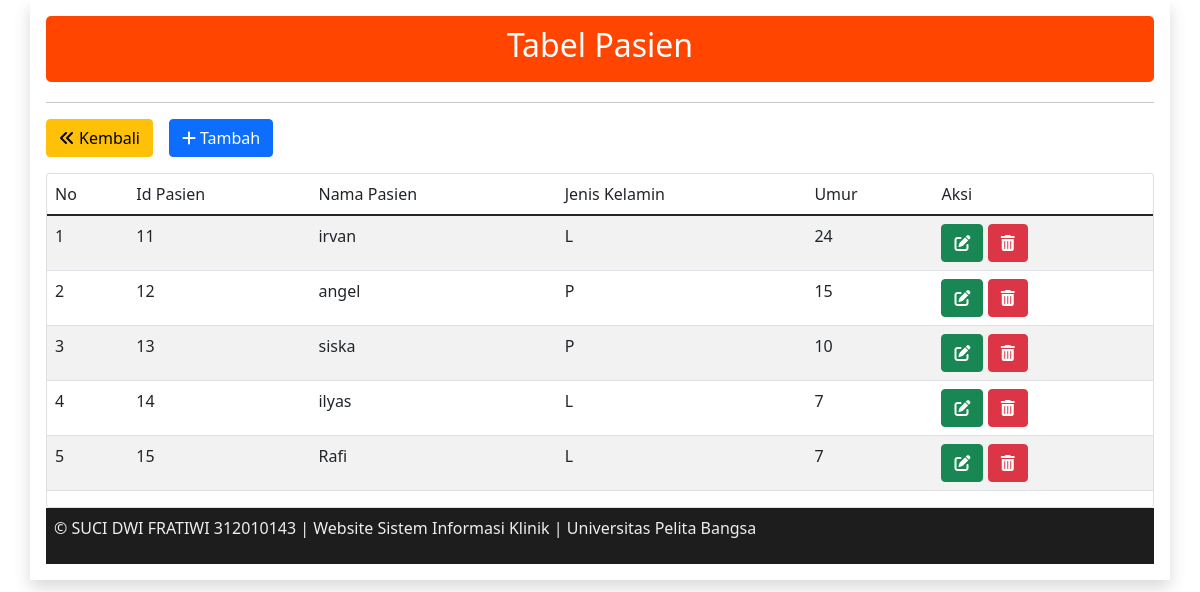
The page /pasien/pasien.php (signed in) on the database its author committed.
### tables this page shows
CREATE TABLE `pasien` (
  `id_pasien` int(5) NOT NULL,
  `nama_pasien` varchar(40) DEFAULT NULL,
  `jenis_kelamin` enum('L','P') DEFAULT NULL,
  `umur` int(2) DEFAULT NULL
);

### pasien/pasien.php (the view, shortened to what this page needs)
<!DOCTYPE html>
<html lang="en">
<head>
	<link rel="stylesheet" href="../css/bootstrap.min.css" />
	<link rel="stylesheet" href="../fontawesome/fontawesome/css/all.css" />
</head>
<body>
	<div class="container shadow p-3">
		<header class="hero">
		<h2 class="text-white" align="center">Tabel Pasien</h2>
		</header>
		<hr>
		<div class="btn-toolbar mb-2 mb-md-10">
			<a class="btn btn-warning me-3" href="../data.php" role="button"><i class="fa-solid fa-angles-left me-1"></i>Kembali</a>
			<a class="btn btn-primary me-3" href="pasien_tambah.php" role="button"><i class="fa-solid fa-plus me-1"></i>Tambah</a>
		</div>
		<div class="card mt-3">
		<div class="table-responsive">
		<table class="table table-striped table-hover">
			<thead>
				<tr>
					<td>No</td>
					<td>Id Pasien</td>
					<td>Nama Pasien</td>
					<td>Jenis Kelamin</td>
					<td>Umur</td>
					<td>Aksi</td>
				</tr>
			</thead>
			<?php
			include "../koneksi.php";
			$no = 1;
			$query = mysqli_query($conn, 'SELECT * FROM pasien');
			while ($data = mysqli_fetch_array($query)) {
			?>
				<tr>
					<td><?php echo $no++ ?></td>
					<td><?php echo $data['id_pasien'] ?></td>
					<td><?php echo $data['nama_pasien'] ?></td>
					<td><?php echo $data['jenis_kelamin'] ?></td>
					<td><?php echo $data['umur'] ?></td>
					<td>
						<a class="btn btn-success" href="pasien_ubah.php?id=<?= $data['id_pasien'];?>" role="button"><i class="fa-solid fa-pen-to-square"></i></a>
						<a class="btn btn-danger" onclick="return confirm('Apakah anda yakin akan menghapus data..?');" href="pasien_hapus.php?id=<?= $data['id_pasien'];?>" role="button"><i class="fa-solid fa-trash-can"></i></a>
					</td>
				</tr>
			<?php } ?>
		</table>
		</div>
		</div>
		<?php require "../footer.php";?>
	</div>
</body>
</html>

### pasien/pasien.php (style rules this page uses)
.hero { background-color: #FF4500; border-radius: 5px; padding: 10px 23px; margin-bottom: 20px; }

### rows shown on the page
pasien: id_pasien "11", nama_pasien "irvan", jenis_kelamin "L", umur "24"
pasien: id_pasien "12", nama_pasien "angel", jenis_kelamin "P", umur "15"
pasien: id_pasien "13", nama_pasien "siska", jenis_kelamin "P", umur "10"
pasien: id_pasien "14", nama_pasien "ilyas", jenis_kelamin "L", umur "7"
pasien: id_pasien "15", nama_pasien "Rafi", jenis_kelamin "L", umur "7"
